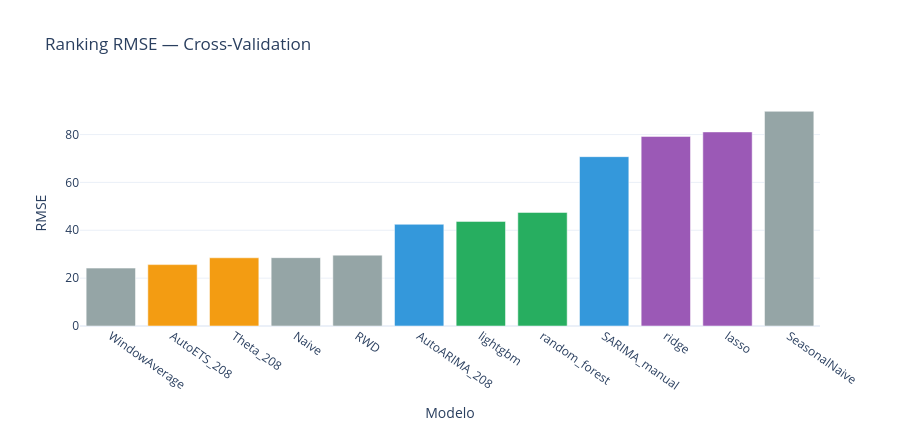

Notebook source saved alongside this figure:
### Code cell
familia_modelo = {
    **{modelo: 'baseline' for modelo in modelos_baseline},
    **{modelo: 'arima_sarima' for modelo in modelos_arima_col},
    **{modelo: 'suavizacion' for modelo in modelos_suavizado_col},
    **FAMILIA_ML,
}


def graficar_rmse_modelos(metricas, titulo):
    orden = metricas.sort_values('rmse')
    colores_familia = {
        'baseline': '#95a5a6',
        'arima_sarima': '#3498db',
        'suavizacion': '#f39c12',
        'ml_lineal': '#9b59b6',
        'ml_ensemble_boosting': '#27ae60',
    }
    colores = [colores_familia.get(f, '#7f8c8d') for f in orden['familia']]
    fig = go.Figure(go.Bar(x=orden.modelo, y=orden.rmse, marker_color=colores))
    fig.update_layout(title=titulo, xaxis_title='Modelo', yaxis_title='RMSE', template='plotly_white', height=430, showlegend=False)
    fig.update_xaxes(tickangle=35)
    fig.show()


metricas_cv = pd.concat([metricas_cv_baseline, metricas_cv_arima, metricas_cv_suavizado, metricas_cv_ml], ignore_index=True)
metricas_cv['familia'] = metricas_cv['modelo'].map(familia_modelo)
metricas_cv = metricas_cv.sort_values('rmse').reset_index(drop=True)

graficar_rmse_modelos(metricas_cv, 'Ranking RMSE — Cross-Validation')
display(estilo_ranking_metricas(metricas_cv))

### Figure 1 — Plotly figure (JSON) as saved in the notebook; plotly's stock layout.template omitted (floating-point values rounded to 4 significant figures)
{"data": [{"marker": {"color": ["#95a5a6", "#f39c12", "#f39c12", "#95a5a6", "#95a5a6", "#3498db", "#27ae60", "#27ae60", "#3498db", "#9b59b6", "#9b59b6", "#95a5a6"]}, "type": "bar", "x": ["WindowAverage", "AutoETS_208", "Theta_208", "Naive", "RWD", "AutoARIMA_208", "lightgbm", "random_forest", "SARIMA_manual", "ridge", "lasso", "SeasonalNaive"], "y": [24.19, 25.66, 28.5, 28.56, 29.61, 42.5, 43.72, 47.46, 70.76, 79.22, 81.11, 89.72]}], "layout": {"height": 430, "showlegend": false, "title": {"text": "Ranking RMSE — Cross-Validation"}, "xaxis": {"tickangle": 35, "title": {"text": "Modelo"}}, "yaxis": {"title": {"text": "RMSE"}}}}
